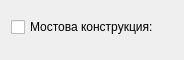
<?xml version="1.0" encoding="UTF-8"?>
<ui version="4.0">
 <class>CrownView</class>
 <widget class="QWidget" name="CrownView">
  <property name="geometry">
   <rect>
    <x>0</x>
    <y>0</y>
    <width>184</width>
    <height>60</height>
   </rect>
  </property>
  <property name="windowTitle">
   <string>CrownView</string>
  </property>
  <layout class="QHBoxLayout" name="horizontalLayout_2">
   <item>
    <layout class="QVBoxLayout" name="verticalLayout">
     <item>
      <widget class="CrownWidget" name="crownWidget" native="true"/>
     </item>
     <item>
      <layout class="QHBoxLayout" name="horizontalLayout">
       <item>
        <widget class="QCheckBox" name="bridgeCheckBox">
         <property name="minimumSize">
          <size>
           <width>150</width>
           <height>0</height>
          </size>
         </property>
         <property name="text">
          <string>Мостова конструкция:</string>
         </property>
        </widget>
       </item>
       <item>
        <spacer name="horizontalSpacer">
         <property name="orientation">
          <enum>Qt::Horizontal</enum>
         </property>
         <property name="sizeHint" stdset="0">
          <size>
           <width>40</width>
           <height>20</height>
          </size>
         </property>
        </spacer>
       </item>
      </layout>
     </item>
     <item>
      <widget class="RangeWidget" name="rangeWidget" native="true"/>
     </item>
     <item>
      <spacer name="verticalSpacer">
       <property name="orientation">
        <enum>Qt::Vertical</enum>
       </property>
       <property name="sizeHint" stdset="0">
        <size>
         <width>0</width>
         <height>0</height>
        </size>
       </property>
      </spacer>
     </item>
    </layout>
   </item>
   <item>
    <spacer name="horizontalSpacer_2">
     <property name="orientation">
      <enum>Qt::Horizontal</enum>
     </property>
     <property name="sizeHint" stdset="0">
      <size>
       <width>0</width>
       <height>20</height>
      </size>
     </property>
    </spacer>
   </item>
  </layout>
 </widget>
 <layoutdefault spacing="6" margin="11"/>
 <customwidgets>
  <customwidget>
   <class>RangeWidget</class>
   <extends>QWidget</extends>
   <header>View/SubWidgets/RangeWidget.h</header>
   <container>1</container>
  </customwidget>
  <customwidget>
   <class>CrownWidget</class>
   <extends>QWidget</extends>
   <header>View/SubWidgets/CrownWidget.h</header>
   <container>1</container>
  </customwidget>
 </customwidgets>
 <resources/>
 <connections/>
</ui>
